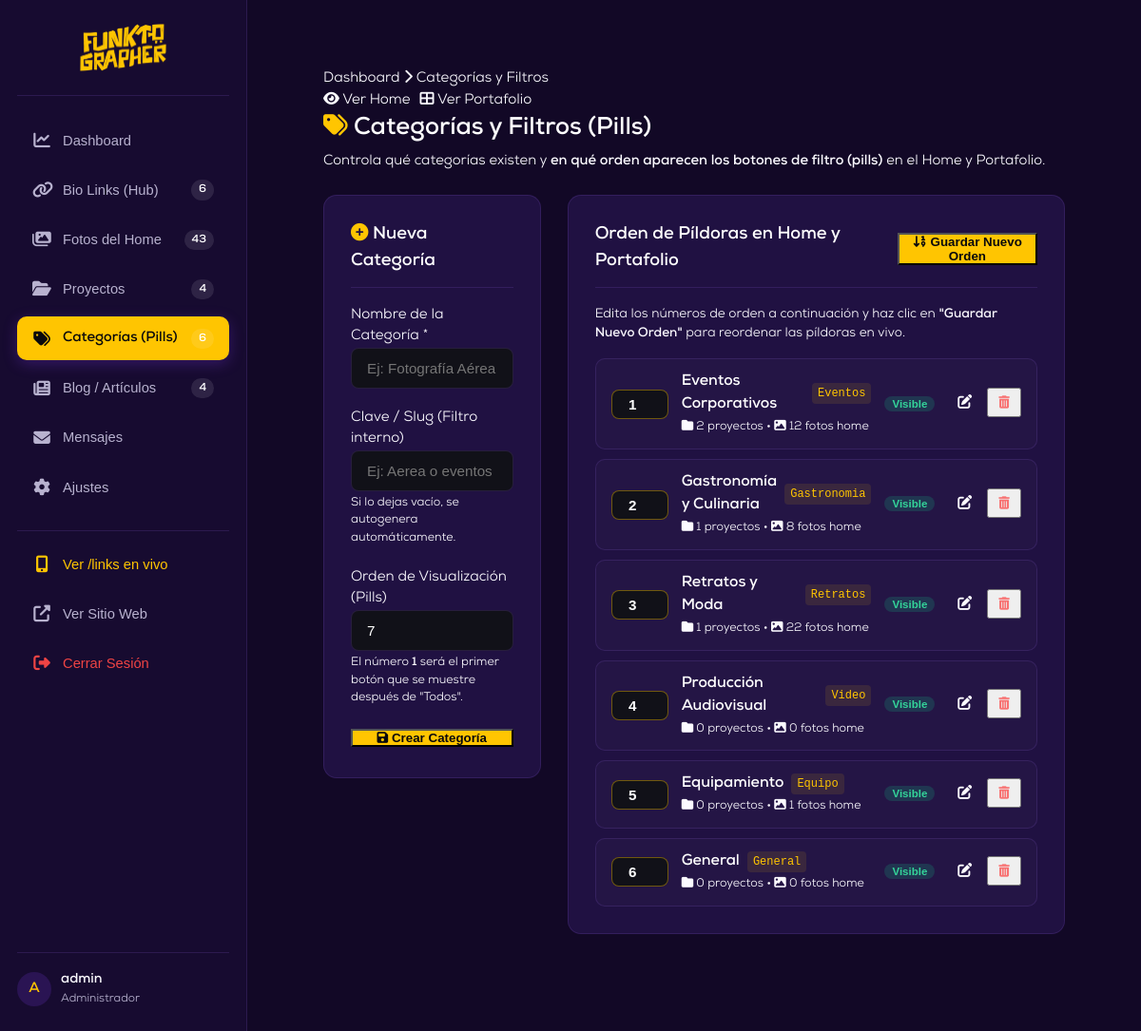
The app's page /admin/categories.php (signed in) with its own data.
### tables this page shows
CREATE TABLE `categories` (
  `id` int NOT NULL AUTO_INCREMENT,
  `name` varchar(100) NOT NULL,
  `slug` varchar(100) NOT NULL,
  `display_order` int NOT NULL DEFAULT '0',
  `is_active` tinyint(1) NOT NULL DEFAULT '1',
  `created_at` datetime DEFAULT CURRENT_TIMESTAMP,
  PRIMARY KEY (`id`),
  UNIQUE KEY `slug` (`slug`)
);

### admin/categories.php (the view, shortened to what this page needs)
<?php
require_once __DIR__ . '/header.php';
$categories = $pdo->query("SELECT * FROM categories ORDER BY display_order ASC, id ASC")->fetchAll();
$projectCounts = [];
$homeImgCounts = [];
foreach ($categories as $cat) {
    $cSlug = $cat['slug'];
    $cName = $cat['name'];
    $pStmt = $pdo->prepare("SELECT COUNT(*) FROM projects WHERE category = ? OR category = ?");
    $pStmt->execute([$cSlug, $cName]);
    $projectCounts[$cat['id']] = $pStmt->fetchColumn();
    $hStmt = $pdo->prepare("SELECT COUNT(*) FROM home_images WHERE category = ? OR category = ?");
    $hStmt->execute([$cSlug, $cName]);
    $homeImgCounts[$cat['id']] = $hStmt->fetchColumn();
}
$editCategory = null;
?>
<main class="adm-main">
  <div class="adm-topbar">
    <div class="adm-breadcrumbs">
      <a href="<?= BASE_URL ?>/admin/index">Dashboard</a>
      <i class="fas fa-chevron-right"></i>
      <span>Categorías y Filtros</span>
    </div>
    <div class="adm-user-info">
      <a href="<?= BASE_URL ?>/" target="_blank" class="btn btn-outline btn-sm">
        <i class="fas fa-eye"></i> Ver Home
      </a>
      <a href="<?= BASE_URL ?>/proyectos" target="_blank" class="btn btn-outline btn-sm">
        <i class="fas fa-th-large"></i> Ver Portafolio
      </a>
    </div>
  </div>
  <div class="adm-content">
    <div style="display: flex; justify-content: space-between; align-items: center; margin-bottom: 24px; flex-wrap: wrap; gap: 14px;">
      <div>
        <h1 style="font-size: 1.6rem; color: #fff; margin-bottom: 4px;">
          <i class="fas fa-tags" style="color: var(--adm-primary);"></i> Categorías y Filtros (Pills)
        </h1>
        <p style="color: var(--adm-text-muted); font-size: 0.92rem;">
          Controla qué categorías existen y <strong>en qué orden aparecen los botones de filtro (pills)</strong> en el Home y Portafolio.
        </p>
      </div>
    </div>
    <div style="display: grid; grid-template-columns: 1fr 1.8fr; gap: 28px; align-items: flex-start;">
      <div class="adm-card">
        <h3 style="font-size: 1.15rem; color: #fff; margin-bottom: 18px; padding-bottom: 12px; border-bottom: 1px solid var(--adm-border);">
          <i class="fas <?= $editCategory ? 'fa-pen' : 'fa-plus-circle' ?>" style="color: var(--adm-primary);"></i>
          <?= $editCategory ? 'Editar Categoría #' . $editCategory['id'] : 'Nueva Categoría' ?>
        </h3>
        <form method="POST" action="<?= BASE_URL ?>/admin/categories">
          <div class="adm-form-group">
            <label class="adm-label">Nombre de la Categoría *</label>
            <input type="text" name="name" class="adm-input" required
                   placeholder="Ej: Fotografía Aérea y Drones"
                   value="<?= htmlspecialchars($editCategory['name'] ?? '') ?>"
                   id="catNameInput">
          </div>
          <div class="adm-form-group">
            <label class="adm-label">Clave / Slug (Filtro interno)</label>
            <input type="text" name="slug" class="adm-input"
                   placeholder="Ej: Aerea o eventos"
                   value="<?= htmlspecialchars($editCategory['slug'] ?? '') ?>"
                   id="catSlugInput">
            <small style="color: var(--adm-text-muted); font-size: 0.78rem; display: block; margin-top: 4px;">
              Si lo dejas vacío, se autogenera automáticamente.
            </small>
          </div>
          <div class="adm-form-group">
            <label class="adm-label">Orden de Visualización (Pills)</label>
            <input type="number" name="display_order" class="adm-input"
                   value="<?= intval($editCategory['display_order'] ?? count($categories) + 1) ?>" min="1">
            <small style="color: var(--adm-text-muted); font-size: 0.78rem; display: block; margin-top: 4px;">
              El número <strong>1</strong> será el primer botón que se muestre después de "Todos".
            </small>
          </div>
          <div style="margin-top: 22px;">
            <button type="submit" class="btn btn-primary" style="width: 100%; justify-content: center; background: var(--adm-primary); color: #09090c; font-weight: 700;">
              <i class="fas fa-save"></i> <?= $editCategory ? 'Guardar Cambios' : 'Crear Categoría' ?>
            </button>
          </div>
        </form>
      </div>
      <div class="adm-card">
        <form method="POST" action="<?= BASE_URL ?>/admin/categories">
          <div style="display: flex; justify-content: space-between; align-items: center; margin-bottom: 18px; padding-bottom: 12px; border-bottom: 1px solid var(--adm-border);">
            <h3 style="font-size: 1.15rem; color: #fff; margin: 0;">
              Orden de Píldoras en Home y Portafolio
            </h3>
            <button type="submit" class="btn btn-primary btn-sm" style="background: var(--adm-primary); color: #09090c; font-weight: 700;">
              <i class="fas fa-sort-numeric-down"></i> Guardar Nuevo Orden
            </button>
          </div>
          <p style="color: var(--adm-text-muted); font-size: 0.85rem; margin-bottom: 16px;">
            Edita los números de orden a continuación y haz clic en <strong>"Guardar Nuevo Orden"</strong> para reordenar las píldoras en vivo.
          </p>
          <div style="display: flex; flex-direction: column; gap: 10px;">
            <?php foreach ($categories as $c): ?>
              <div style="display: flex; align-items: center; gap: 14px; padding: 12px 16px; background: rgba(255,255,255,0.02); border: 1px solid var(--adm-border); border-radius: 10px;">
                <div style="width: 60px; flex-shrink: 0;">
                  <input type="number" name="orders[<?= $c['id'] ?>]" value="<?= intval($c['display_order']) ?>"
                         class="adm-input" style="padding: 6px 10px; text-align: center; font-weight: 700; border-color: rgba(255,197,1,0.4);" min="1">
                </div>
                <div style="flex-grow: 1; min-width: 0;">
                  <div style="display: flex; align-items: center; gap: 8px;">
                    <strong style="color: #fff; font-size: 1rem;"><?= htmlspecialchars($c['name']) ?></strong>
                    <code style="font-size: 0.75rem; color: var(--adm-primary); background: rgba(255,197,1,0.1); padding: 2px 6px; border-radius: 4px;">
                      <?= htmlspecialchars($c['slug']) ?>
                    </code>
                  </div>
                  <div style="font-size: 0.78rem; color: var(--adm-text-muted); margin-top: 3px;">
                    <span><i class="fas fa-folder"></i> <?= $projectCounts[$c['id']] ?? 0 ?> proyectos</span> &bull;
                    <span><i class="fas fa-image"></i> <?= $homeImgCounts[$c['id']] ?? 0 ?> fotos home</span>
                  </div>
                </div>
                <form method="POST" action="<?= BASE_URL ?>/admin/categories" style="margin: 0;">
                  <button type="submit" class="adm-badge" style="cursor: pointer; border: none; background: <?= $c['is_active'] ? 'rgba(16, 185, 129, 0.2)' : 'rgba(239, 68, 68, 0.2)' ?>; color: <?= $c['is_active'] ? '#34d399' : '#f87171' ?>;">
                    <?= $c['is_active'] ? 'Visible' : 'Oculto' ?>
                  </button>
                </form>
                <div style="display: flex; gap: 6px;">
                  <a href="<?= BASE_URL ?>/admin/categories?edit=<?= $c['id'] ?>" class="btn btn-outline btn-sm" title="Editar categoría" style="padding: 6px 10px;">
                    <i class="fas fa-edit"></i>
                  </a>
                  <form method="POST" action="<?= BASE_URL ?>/admin/categories" style="margin: 0;" onsubmit="return confirm('¿Eliminar esta categoría? Los proyectos que la usen mantendrán su texto asignado.');">
                    <button type="submit" class="btn btn-outline btn-sm" title="Eliminar categoría" style="padding: 6px 10px; color: #f87171;">
                      <i class="fas fa-trash-alt"></i>
                    </button>
                  </form>
                </div>
              </div>
            <?php endforeach; ?>
          </div>
        </form>
      </div>
    </div>
  </div>
</main>
<?php require_once __DIR__ . '/footer.php'; ?>

### assets/css/admin.css (style rules this page uses)
:root { --adm-bg: #120826; --adm-sidebar: #170b30; --adm-card: #201142; --adm-border: rgba(120, 80, 185, 0.22); --adm-primary: #ffc501; --adm-primary-hover: #e5b000; --adm-accent: #4f2da3; --adm-accent-hover: #6339cc; --adm-orange: #fb5b23; --adm-success: #10b981; --adm-danger: #ef4444; --adm-warning: #f59e0b; --adm-text: #fbfaff; --adm-muted: #b8b2cf; --adm-font-title: 'Fifties Movies', cursive, sans-serif; --adm-font-subtitle: 'Dechorian', sans-serif; --adm-font-body: 'Nexa', 'Codec Warm', 'DM Sans', sans-serif; }
*, *::before, *::after { box-sizing: border-box; margin: 0; padding: 0; }
body { background: var(--adm-bg); color: var(--adm-text); font-family: var(--adm-font-body); font-size: 15px; line-height: 1.5; }
a { color: inherit; text-decoration: none; }
.adm-badge { margin-left: auto; background: var(--adm-primary); color: #fff; font-size: 0.72rem; font-weight: 700; padding: 2px 8px; border-radius: 999px; }
.adm-user-info { display: flex; align-items: center; gap: 10px; }
.adm-main { flex-grow: 1; padding: 36px 40px; overflow-y: auto; }
.adm-card { background: var(--adm-card); border: 1px solid var(--adm-border); border-radius: 14px; padding: 28px; margin-bottom: 30px; }
.adm-form-group { margin-bottom: 20px; }
.adm-input, .adm-select, .adm-textarea { width: 100%; background: #111118; border: 1px solid var(--adm-border); border-radius: 8px; padding: 12px 16px; font-size: 0.95rem; color: #fff; transition: all 0.2s ease; }

### records on screen
categories: id+display_order "1", name "Eventos Corporativos", slug "Eventos", id "2", id "12", is_active "Visible"
categories: id+display_order "2", name "Gastronomía y Culinaria", slug "Gastronomia", id "1", id "8", is_active "Visible"
categories: id+display_order "3", name "Retratos y Moda", slug "Retratos", id "1", id "22", is_active "Visible"
categories: id+display_order "4", name "Producción Audiovisual", slug "Video", id "0", is_active "Visible"
categories: id+display_order "5", name "Equipamiento", slug "Equipo", id "0", id "1", is_active "Visible"
categories: id+display_order "6", name "General", slug "General", id "0", is_active "Visible"

### other values on screen
$totalBioLinks "6"
$totalHomeImgs "43"
$totalProjects "4"
$totalCategories "6"
$totalPosts "4"
substr($_SESSION['admin_username'] ?? 'A', 0, 1) "A"
$_SESSION['admin_username'] "admin"
